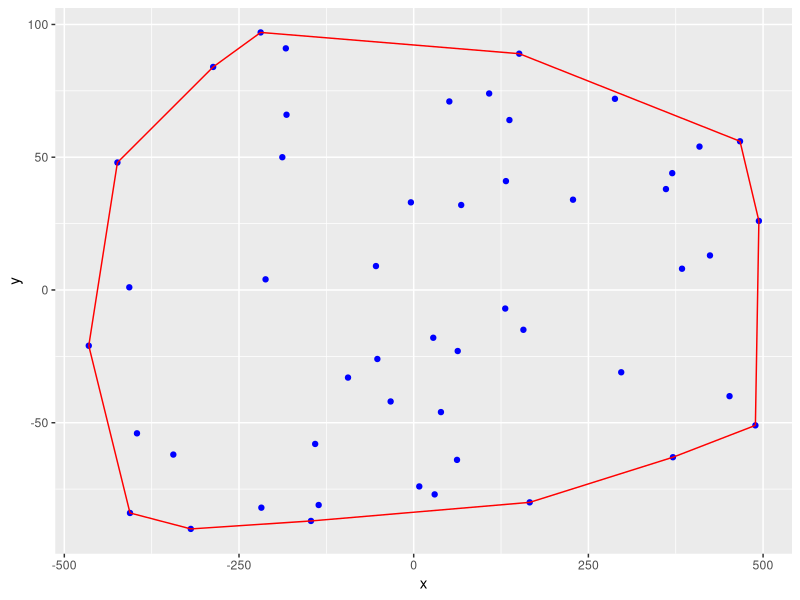
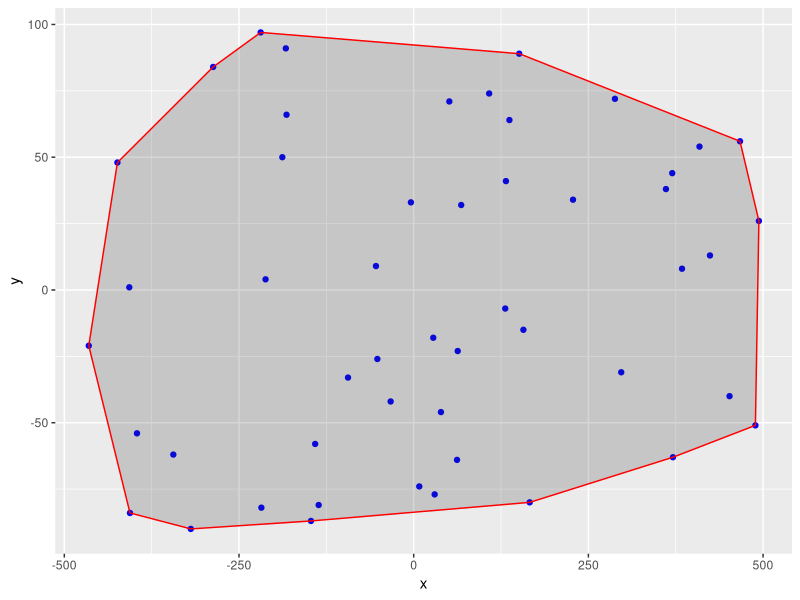

These charts were generated, in order, by the following R code:
#R version 3.2.0 (2015-04-16) -- "Full of Ingredients"
#Plotting Convex HULL with ggplot2 in R

library(ggplot2)
x<-sample(-500:500,50)  # ramdom sampling 50 values between -500 to 500 

y<-sample(-100:100,50)

df<-data.frame(x,y) #combining x,y to dataframe

hull<-df[chull(df),] #chull(convex hull) function from package 'grDevices' this provide the points which constitues hull

hull<-rbind(hull,hull[1,]) #adding first value of hull dataframe to itself (useful to draw closed path)

ggplot()+geom_point(data=df,aes(x,y),color="blue")+geom_path(data=hull,aes(x,y),color="red") # plotting points and boundary

ggplot()+geom_point(data=df,aes(x,y),color="blue")+geom_polygon(data=hull,aes(x,y),color="red",alpha=0.2) # plotting points and area
